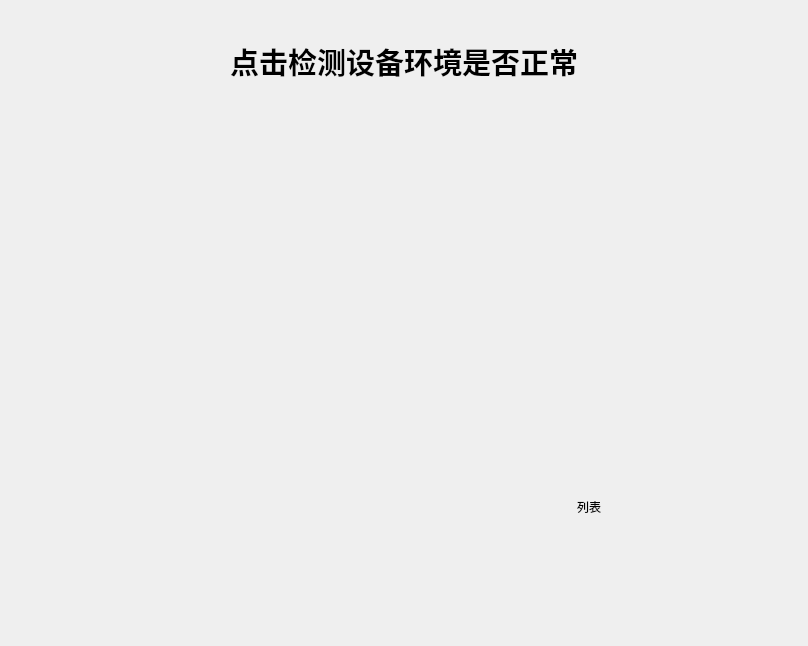
<?xml version="1.0" encoding="UTF-8"?>
<ui version="4.0">
 <class>WidgetModel2</class>
 <widget class="QWidget" name="WidgetModel2">
  <property name="geometry">
   <rect>
    <x>0</x>
    <y>0</y>
    <width>808</width>
    <height>646</height>
   </rect>
  </property>
  <property name="windowTitle">
   <string>Form</string>
  </property>
  <layout class="QGridLayout" name="gridLayout">
   <item row="0" column="0" colspan="2">
    <widget class="QLabel" name="labelTips">
     <property name="minimumSize">
      <size>
       <width>0</width>
       <height>100</height>
      </size>
     </property>
     <property name="maximumSize">
      <size>
       <width>16777215</width>
       <height>100</height>
      </size>
     </property>
     <property name="font">
      <font>
       <pointsize>22</pointsize>
       <bold>true</bold>
      </font>
     </property>
     <property name="text">
      <string>点击检测设备环境是否正常</string>
     </property>
     <property name="alignment">
      <set>Qt::AlignCenter</set>
     </property>
    </widget>
   </item>
   <item row="1" column="0" rowspan="2">
    <widget class="VideoWidget" name="widgetVideo" native="true">
     <property name="maximumSize">
      <size>
       <width>640</width>
       <height>16777215</height>
      </size>
     </property>
    </widget>
   </item>
   <item row="1" column="1">
    <widget class="XyLineChart" name="widgetChart" native="true"/>
   </item>
   <item row="2" column="1">
    <widget class="QWidget" name="widget_2" native="true">
     <widget class="QLabel" name="label_3">
      <property name="geometry">
       <rect>
        <x>170</x>
        <y>120</y>
        <width>53</width>
        <height>16</height>
       </rect>
      </property>
      <property name="text">
       <string>列表</string>
      </property>
     </widget>
    </widget>
   </item>
  </layout>
 </widget>
 <customwidgets>
  <customwidget>
   <class>VideoWidget</class>
   <extends>QWidget</extends>
   <header>videowidget.h</header>
   <container>1</container>
  </customwidget>
  <customwidget>
   <class>XyLineChart</class>
   <extends>QWidget</extends>
   <header>xylinechart.h</header>
   <container>1</container>
  </customwidget>
 </customwidgets>
 <resources/>
 <connections/>
</ui>
